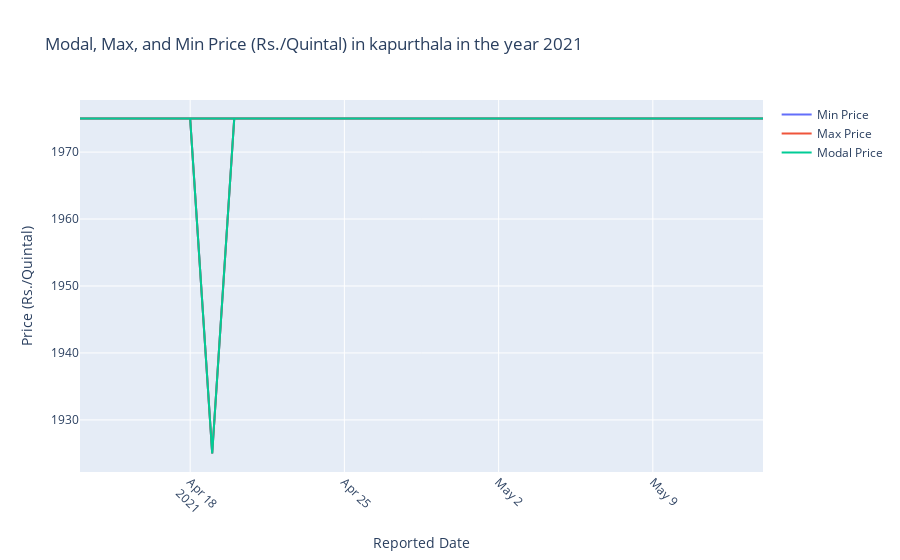

Notebook source saved alongside this figure:
### Code cell
import plotly.graph_objects as go

# Filter data for the year 2021
data_2021 = kapurthala[kapurthala['Reported Date'].dt.year == 2021]

# Create traces for each line
trace_min_price = go.Scatter(x=data_2021['Reported Date'], y=data_2021['Min Price (Rs./Quintal)'],
                             mode='lines', name='Min Price')

trace_max_price = go.Scatter(x=data_2021['Reported Date'], y=data_2021['Max Price (Rs./Quintal)'],
                             mode='lines', name='Max Price')

trace_modal_price = go.Scatter(x=data_2021['Reported Date'], y=data_2021['Modal Price (Rs./Quintal)'],
                               mode='lines', name='Modal Price')

# Create figure and add traces
fig = go.Figure()
fig.add_trace(trace_min_price)
fig.add_trace(trace_max_price)
fig.add_trace(trace_modal_price)

# Update layout
fig.update_layout(
    title='Modal, Max, and Min Price (Rs./Quintal) in kapurthala in the year 2021',
    xaxis_title='Reported Date',
    yaxis_title='Price (Rs./Quintal)',
    xaxis=dict(tickangle=45)
)

# Show plot
fig.show()
fig.write_html('Price (Rs. per Quintal) in kapurthala in the year 2021.html')
